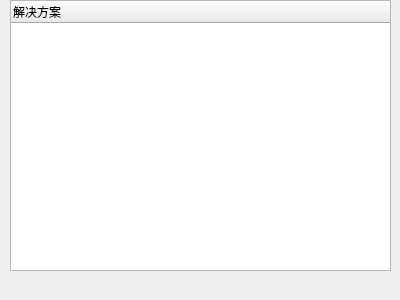
<?xml version="1.0" encoding="UTF-8"?>
<ui version="4.0">
 <class>ProjectWidget</class>
 <widget class="QDockWidget" name="ProjectWidget">
  <property name="geometry">
   <rect>
    <x>0</x>
    <y>0</y>
    <width>400</width>
    <height>300</height>
   </rect>
  </property>
  <property name="windowTitle">
   <string>ProjectWidget</string>
  </property>
  <widget class="QWidget" name="dockWidgetContents">
   <widget class="QTreeWidget" name="treeWidget">
    <property name="geometry">
     <rect>
      <x>10</x>
      <y>0</y>
      <width>381</width>
      <height>271</height>
     </rect>
    </property>
    <column>
     <property name="text">
      <string>解决方案</string>
     </property>
    </column>
   </widget>
  </widget>
 </widget>
 <resources/>
 <connections/>
</ui>
